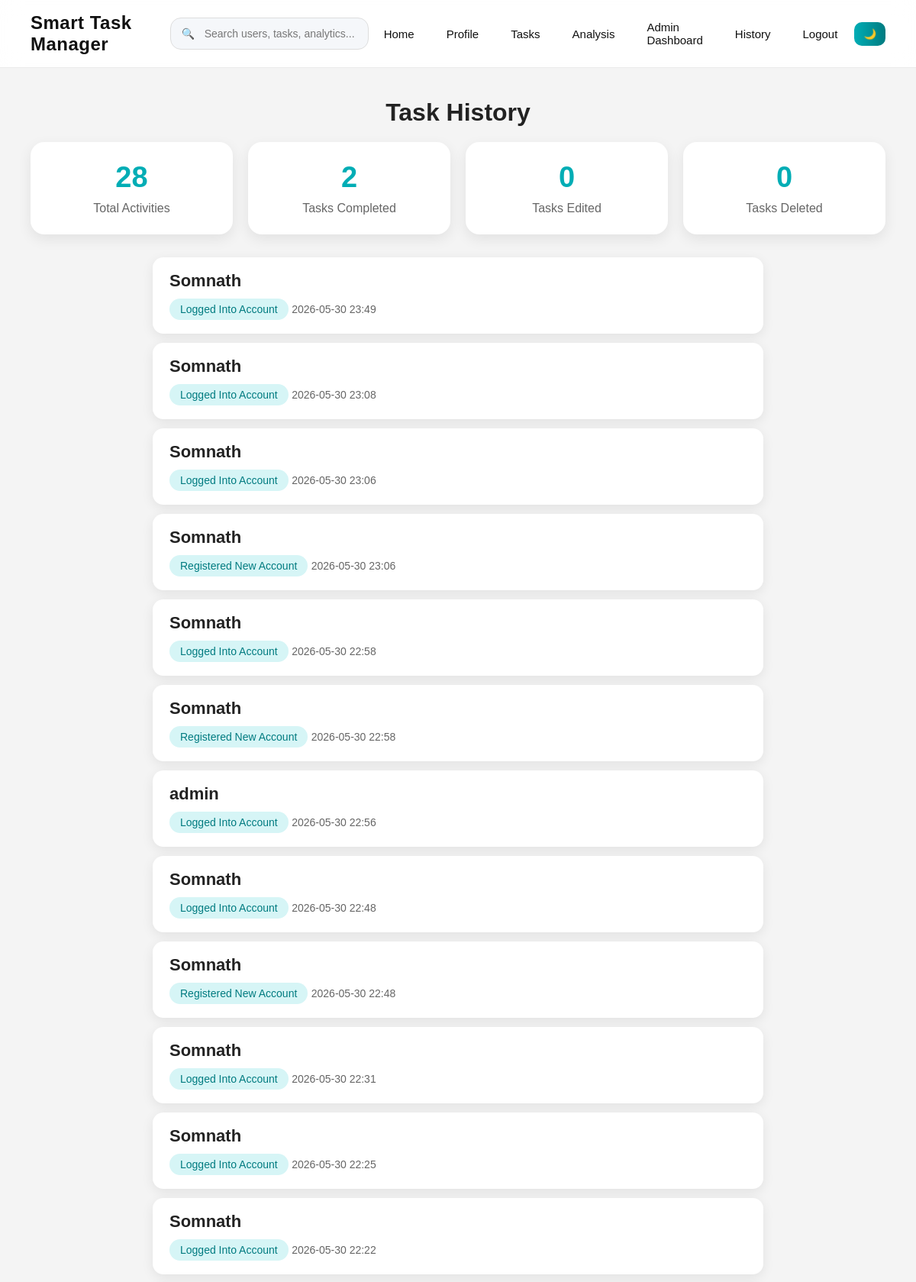
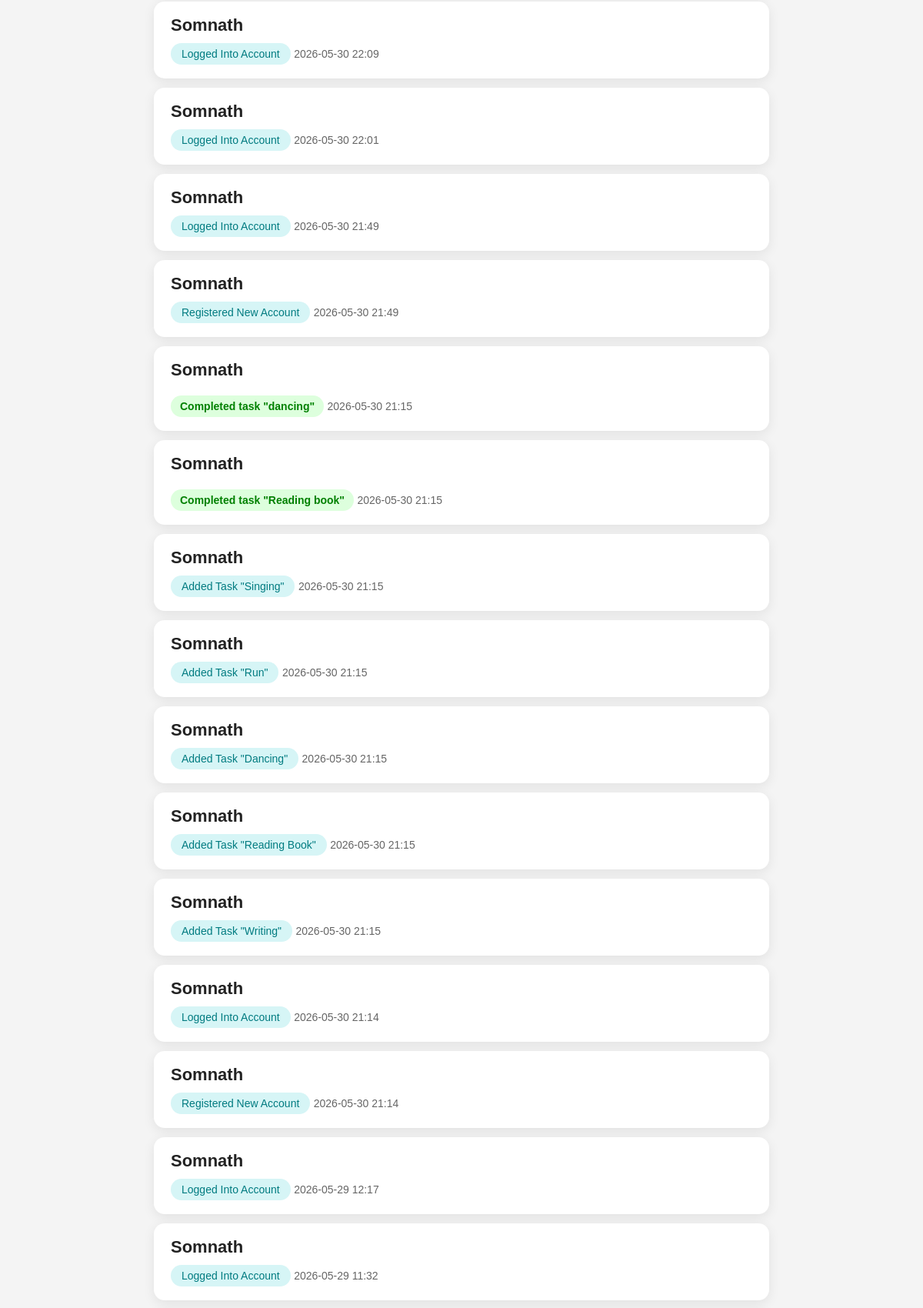
Screenshot of /history (signed in, upper part) with the database file from the repository (2 pictures, top to bottom).
### tables this page shows
CREATE TABLE history (
    id INTEGER PRIMARY KEY AUTOINCREMENT,
    username TEXT,
    action TEXT,
    created_at TEXT
);

### app.py (the view, shortened to what this page needs)
@app.route('/history')
def history():
    if 'user' not in session:
        return redirect('/login')
    conn = sqlite3.connect("data.db")
    c = conn.cursor()
    if session.get('role') == 'admin':
        c.execute("""
            SELECT username, action, created_at
            FROM history
            ORDER BY id DESC
        """)
    history_data = c.fetchall()
    total_logs = len(history_data)
    completed_count = len([
        x for x in history_data
        if "Completed" in x[1]
        ])
    deleted_count = len([
        x for x in history_data
        if "Deleted" in x[1]
        ])
    conn.close()
    edited_count = len([
        x for x in history_data
        if "Edited task" in x[1]
        ])
    return render_template(
    "history.html",
    history_data=history_data,
    total_logs=total_logs,
    completed_count=completed_count,
    deleted_count=deleted_count,
    edited_count=edited_count
)

### templates/history.html
{% extends "base.html" %}
{% block content %}
<div class="tasks-page">
    <h1>Task History</h1>
    <div class="history-stats">
        <div class="history-stat-card">
            <h2>{{ total_logs }}</h2>
            <p>Total Activities</p>
        </div>
        <div class="history-stat-card">
            <h2>{{ completed_count }}</h2>
            <p>Tasks Completed</p>
        </div>
        <div class="history-stat-card">
            <h2>{{ edited_count }}</h2>
            <p>Tasks Edited</p>
        </div>
        <div class="history-stat-card">
            <h2>{{ deleted_count }}</h2>
            <p>Tasks Deleted</p>
        </div>
    </div>
    <div class="history-container">
        {% for item in history_data %}
        <div class="history-item">
            <div class="task-left">
                <h3>{{ item[0] }}</h3>
                <p class="
    {% if 'Completed' in item[1] %}completed-badge
    {% elif 'Deleted' in item[1] %}overdue-badge
    {% elif 'Edited' in item[1] %}pending-badge
    {% else %}role-badge
    {% endif %}
">
                    {{ item[1] }}
                </p>
                <small>{{ item[2] }}</small>
            </div>
        </div>
        {% endfor %}
    </div>
</div>
{% endblock %}

### static/style.css (style rules this page uses)
body, nav, .login-box, .task-item, .card, .stat-card, .extra-card, table, input, button { transition: background-color 0.3s ease, color 0.3s ease, border-color 0.3s ease; }
* { margin: 0; padding: 0; box-sizing: border-box; }
body { font-family: Arial, sans-serif; background-color: #f4f4f4; }
.tasks-page { padding: 40px; text-align: center; }
.tasks-page h1 { margin-bottom: 20px; color: #222; }
.role-badge { display: inline-block; background: #d6f5f6; color: #007b80; padding: 6px 14px; border-radius: 20px; font-size: 14px; text-transform: capitalize; }
.task-left { text-align: left; }
.task-left h3 { margin-bottom: 10px; color: #222; font-size: 22px; font-weight: 600; }
.task-left small { color: #666; font-size: 14px; }
.completed-badge { display: inline-block; margin-top: 10px; background: #ddffdd; color: green; padding: 6px 12px; border-radius: 20px; font-size: 14px; font-weight: bold; }
html { scroll-behavior: smooth; }
.history-container { max-width: 800px; margin: auto; }
.history-stats { display: flex; gap: 20px; margin-bottom: 30px; flex-wrap: wrap; }
.history-stat-card { flex: 1; min-width: 200px; background: white; padding: 25px; border-radius: 18px; text-align: center; box-shadow: 0 6px 18px rgba(0,0,0,0.08); transition: all 0.3s ease; }
.history-stat-card h2 { color: #00adb5; font-size: 38px; margin-bottom: 10px; }
.history-stat-card p { color: #666; }
.history-item { background: white; padding: 18px 22px; border-radius: 14px; margin: 12px 0; box-shadow: 0 4px 15px rgba(0,0,0,0.08); display: flex; flex-direction: column; gap: 6px; }

### rows the page displays
history: username "Somnath", action "Logged Into Account", created_at "2026-05-30 23:49"
history: username "Somnath", action "Logged Into Account", created_at "2026-05-30 23:08"
history: username "Somnath", action "Logged Into Account", created_at "2026-05-30 23:06"
history: username "Somnath", action "Registered New Account", created_at "2026-05-30 23:06"
history: username "Somnath", action "Logged Into Account", created_at "2026-05-30 22:58"
history: username "Somnath", action "Registered New Account", created_at "2026-05-30 22:58"
history: username "admin", action "Logged Into Account", created_at "2026-05-30 22:56"
history: username "Somnath", action "Logged Into Account", created_at "2026-05-30 22:48"
history: username "Somnath", action "Registered New Account", created_at "2026-05-30 22:48"
history: username "Somnath", action "Logged Into Account", created_at "2026-05-30 22:31"
history: username "Somnath", action "Logged Into Account", created_at "2026-05-30 22:25"
history: username "Somnath", action "Logged Into Account", created_at "2026-05-30 22:22"
history: username "Somnath", action "Logged Into Account", created_at "2026-05-30 22:09"
history: username "Somnath", action "Logged Into Account", created_at "2026-05-30 22:01"
history: username "Somnath", action "Logged Into Account", created_at "2026-05-30 21:49"
history: username "Somnath", action "Registered New Account", created_at "2026-05-30 21:49"
history: username "Somnath", action "Completed task \"dancing\"", created_at "2026-05-30 21:15"
history: username "Somnath", action "Completed task \"Reading book\"", created_at "2026-05-30 21:15"
history: username "Somnath", action "Added Task \"Singing\"", created_at "2026-05-30 21:15"
history: username "Somnath", action "Added Task \"run\"", created_at "2026-05-30 21:15"
history: username "Somnath", action "Added Task \"dancing\"", created_at "2026-05-30 21:15"
history: username "Somnath", action "Added Task \"Reading Book\"", created_at "2026-05-30 21:15"
history: username "Somnath", action "Added Task \"Writing\"", created_at "2026-05-30 21:15"
history: username "Somnath", action "Logged Into Account", created_at "2026-05-30 21:14"
history: username "Somnath", action "Registered New Account", created_at "2026-05-30 21:14"
history: username "Somnath", action "Logged Into Account", created_at "2026-05-29 12:17"
history: username "Somnath", action "Logged Into Account", created_at "2026-05-29 11:32"

### other values shown
{{ total_logs }} "28"
{{ completed_count }} "2"
{{ edited_count }} "0"
{{ deleted_count }} "0"
